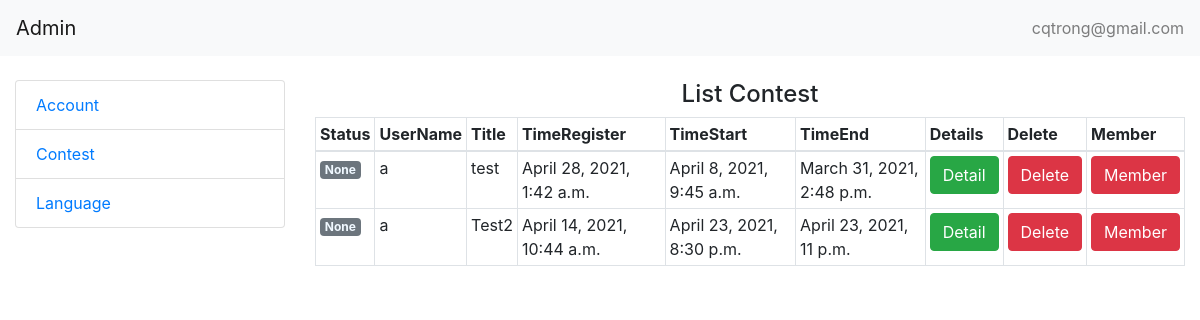
/contest/ (signed in), run on the app's committed database.
### ContestAdmin/models.py (models this page shows)
class Contest(models.Model):
    IDUser = models.CharField(max_length=100)
    Title = models.TextField()
    Description = models.TextField()
    LinkContest = models.CharField(max_length=100)
    LinkDataTrain = models.CharField(max_length=100)
    LinkDataTest = models.CharField(max_length=100)
    LinkTester = models.CharField(max_length=100)
    TimeRegister = models.DateTimeField()
    TimeStart = models.DateTimeField()
    TimeEnd = models.DateTimeField()
    TimeOut = models.IntegerField()
    IDLanguage = models.CharField(max_length=100)

### ContestAdmin/views.py (the view)
# urls.py: path('contest/',  views.listContest, name='listContest'),
def listContest(request):
    if request.user.is_superuser:
        lcontest = Contest.objects.all()
        for s in lcontest:
            start = s.TimeStart
            end = s.TimeEnd
            now = datetime.now(pytz.timezone('Asia/Ho_Chi_Minh'))
            s.time = str(now)
            if str(now) < str(end) and str(now) > str(start):
                s.status = True
            else:
                s.status = False
            try:
                name = User.objects.filter(id = s.IDUser)
                s.username = name[0].username
            except:
                print("An exception occurred")
        context = {
            'lcontest': lcontest
        }
        return render(request, 'Contest/list.html', context=context)
    else:
        return redirect('login')

### ContestAdmin/templates/Contest/list.html (shortened to what this page needs)
{% extends 'base/base.html' %}
{% block content %}
<h4 class="text-center">List Contest</h4>
<table class="table table-bordered">
    <thead>
        <tr>
            <th scope="col">Status</th>
            <th scope="col">UserName</th>
            <th scope="col">Title</th>
            <th scope="col">TimeRegister</th>
            <th scope="col">TimeStart</th>
            <th scope="col">TimeEnd</th>
            <th scope="col">Details</th>
            <th scope="col">Delete</th>
            <th scope="col">Member</th>
        </tr>
    </thead>
    <tbody>
        {% for s in lcontest %}
        <tr>
            {% if s.status %}
                <td ><span class="badge badge-danger"> <a style="color: aliceblue;" href="{% url 'listStatus' pk=s.pk %}">Live</a> </span></td>
            {% else %}
                <td ><span class="badge badge-secondary" > <a style="color: aliceblue;" href="{% url 'listStatus' pk=s.pk %}">None</a> </span></td>
            {% endif %}
            <td>{{s.username}}</td>
            <td>{{s.Title}}</td>
            <td>{{s.TimeRegister}}</td>
            <td>{{s.TimeStart}}</td>
            <td>{{s.TimeEnd}}</td>
            <td><a href="{% url 'detailContest' pk=s.pk %}" type="button" class="btn btn-success"
                id="{{s.pk}}">Detail</a></td>
            <td><a href="{% url 'deleteContest' pk=s.pk %}" type="button" class="btn btn-danger" id="{{s.pk}}" onclick="return confirm('Are you sure you want to delete?');">Delete</a></td>
            <td><a href="{% url 'joinContest' pk=s.pk %}" type="button" class="btn btn-danger" id="{{s.pk}}">Member</a></td>
        </tr>
        {% endfor %}
    </tbody>
</table>
{% endblock content %}

### ContestAdmin/templates/Contest/list.html (style rules this page uses)
.table td, .table th { padding: 0.25rem; }

### data on the page
Contest: shows "None", username "a", Title "test", TimeRegister "April 28, 2021, 1:42 a.m.", TimeStart "April 8, 2021, 9:45 a.m.", TimeEnd "March 31, 2021, 2:48 p.m."
Contest: shows "None", username "a", Title "Test2", TimeRegister "April 14, 2021, 10:44 a.m.", TimeStart "April 23, 2021, 8:30 p.m.", TimeEnd "April 23, 2021, 11 p.m."
